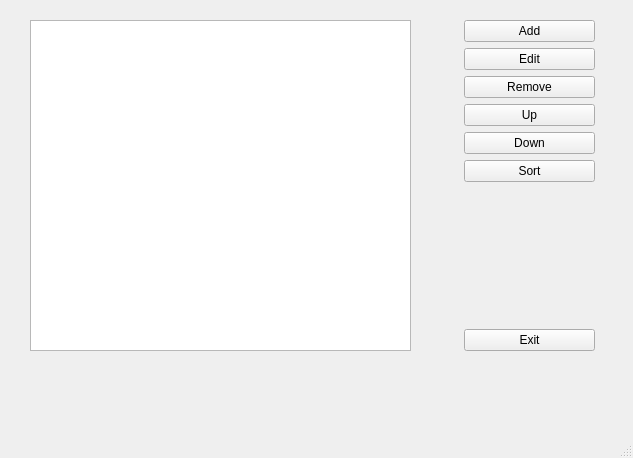
<?xml version="1.0" encoding="UTF-8"?>
<ui version="4.0">
 <class>MainWindow</class>
 <widget class="QMainWindow" name="MainWindow">
  <property name="geometry">
   <rect>
    <x>0</x>
    <y>0</y>
    <width>633</width>
    <height>458</height>
   </rect>
  </property>
  <property name="windowTitle">
   <string>MainWindow</string>
  </property>
  <widget class="QWidget" name="centralwidget">
   <widget class="QListWidget" name="listItems">
    <property name="geometry">
     <rect>
      <x>30</x>
      <y>20</y>
      <width>381</width>
      <height>331</height>
     </rect>
    </property>
   </widget>
   <widget class="QWidget" name="">
    <property name="geometry">
     <rect>
      <x>464</x>
      <y>20</y>
      <width>131</width>
      <height>331</height>
     </rect>
    </property>
    <layout class="QVBoxLayout" name="verticalLayout">
     <item>
      <widget class="QPushButton" name="btn_add">
       <property name="text">
        <string>Add</string>
       </property>
      </widget>
     </item>
     <item>
      <widget class="QPushButton" name="btn_edit">
       <property name="text">
        <string>Edit</string>
       </property>
      </widget>
     </item>
     <item>
      <widget class="QPushButton" name="btn_remove">
       <property name="text">
        <string>Remove</string>
       </property>
      </widget>
     </item>
     <item>
      <widget class="QPushButton" name="btn_up">
       <property name="text">
        <string>Up</string>
       </property>
      </widget>
     </item>
     <item>
      <widget class="QPushButton" name="btn_down">
       <property name="text">
        <string>Down</string>
       </property>
      </widget>
     </item>
     <item>
      <widget class="QPushButton" name="btn_sort">
       <property name="text">
        <string>Sort</string>
       </property>
      </widget>
     </item>
     <item>
      <spacer name="verticalSpacer">
       <property name="orientation">
        <enum>Qt::Vertical</enum>
       </property>
       <property name="sizeHint" stdset="0">
        <size>
         <width>20</width>
         <height>40</height>
        </size>
       </property>
      </spacer>
     </item>
     <item>
      <widget class="QPushButton" name="btn_exit">
       <property name="text">
        <string>Exit</string>
       </property>
      </widget>
     </item>
    </layout>
   </widget>
  </widget>
  <widget class="QMenuBar" name="menubar">
   <property name="geometry">
    <rect>
     <x>0</x>
     <y>0</y>
     <width>633</width>
     <height>26</height>
    </rect>
   </property>
  </widget>
  <widget class="QStatusBar" name="statusbar"/>
 </widget>
 <resources/>
 <connections/>
</ui>
